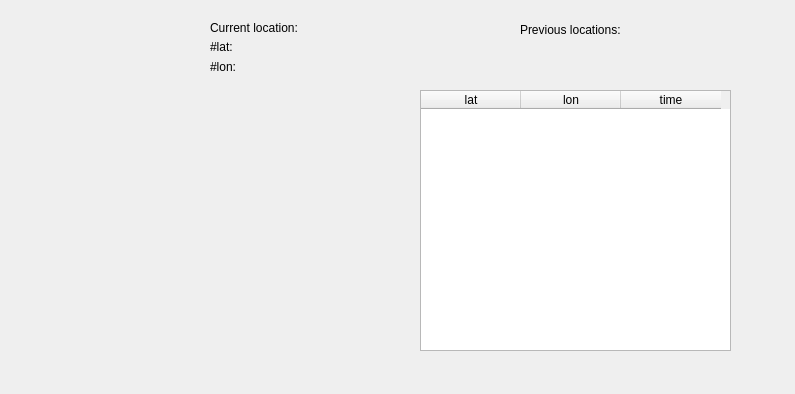
<?xml version="1.0" encoding="UTF-8"?>
<ui version="4.0">
 <class>Dialog</class>
 <widget class="QDialog" name="Dialog">
  <property name="geometry">
   <rect>
    <x>0</x>
    <y>0</y>
    <width>795</width>
    <height>394</height>
   </rect>
  </property>
  <property name="windowTitle">
   <string>Dialog</string>
  </property>
  <widget class="QLabel" name="titlename">
   <property name="geometry">
    <rect>
     <x>0</x>
     <y>10</y>
     <width>91</width>
     <height>16</height>
    </rect>
   </property>
   <property name="text">
    <string/>
   </property>
  </widget>
  <widget class="QLabel" name="label_1">
   <property name="geometry">
    <rect>
     <x>210</x>
     <y>40</y>
     <width>47</width>
     <height>13</height>
    </rect>
   </property>
   <property name="text">
    <string>#lat:</string>
   </property>
  </widget>
  <widget class="QLabel" name="label_5">
   <property name="geometry">
    <rect>
     <x>210</x>
     <y>60</y>
     <width>47</width>
     <height>13</height>
    </rect>
   </property>
   <property name="text">
    <string>#lon:</string>
   </property>
  </widget>
  <widget class="QLabel" name="label_2">
   <property name="geometry">
    <rect>
     <x>210</x>
     <y>20</y>
     <width>91</width>
     <height>16</height>
    </rect>
   </property>
   <property name="text">
    <string>Current location:</string>
   </property>
  </widget>
  <widget class="QLabel" name="image">
   <property name="geometry">
    <rect>
     <x>70</x>
     <y>90</y>
     <width>281</width>
     <height>261</height>
    </rect>
   </property>
   <property name="text">
    <string/>
   </property>
  </widget>
  <widget class="QTableWidget" name="table">
   <property name="geometry">
    <rect>
     <x>420</x>
     <y>90</y>
     <width>311</width>
     <height>261</height>
    </rect>
   </property>
   <property name="maximumSize">
    <size>
     <width>311</width>
     <height>16777215</height>
    </size>
   </property>
   <column>
    <property name="text">
     <string>lat</string>
    </property>
   </column>
   <column>
    <property name="text">
     <string>lon</string>
    </property>
   </column>
   <column>
    <property name="text">
     <string>time</string>
    </property>
   </column>
  </widget>
  <widget class="QLabel" name="label">
   <property name="geometry">
    <rect>
     <x>520</x>
     <y>20</y>
     <width>111</width>
     <height>20</height>
    </rect>
   </property>
   <property name="text">
    <string>Previous locations:</string>
   </property>
  </widget>
  <widget class="QLabel" name="lat">
   <property name="geometry">
    <rect>
     <x>240</x>
     <y>40</y>
     <width>47</width>
     <height>13</height>
    </rect>
   </property>
   <property name="text">
    <string/>
   </property>
  </widget>
  <widget class="QLabel" name="lon">
   <property name="geometry">
    <rect>
     <x>240</x>
     <y>60</y>
     <width>47</width>
     <height>13</height>
    </rect>
   </property>
   <property name="text">
    <string/>
   </property>
  </widget>
 </widget>
 <resources/>
 <connections/>
</ui>
